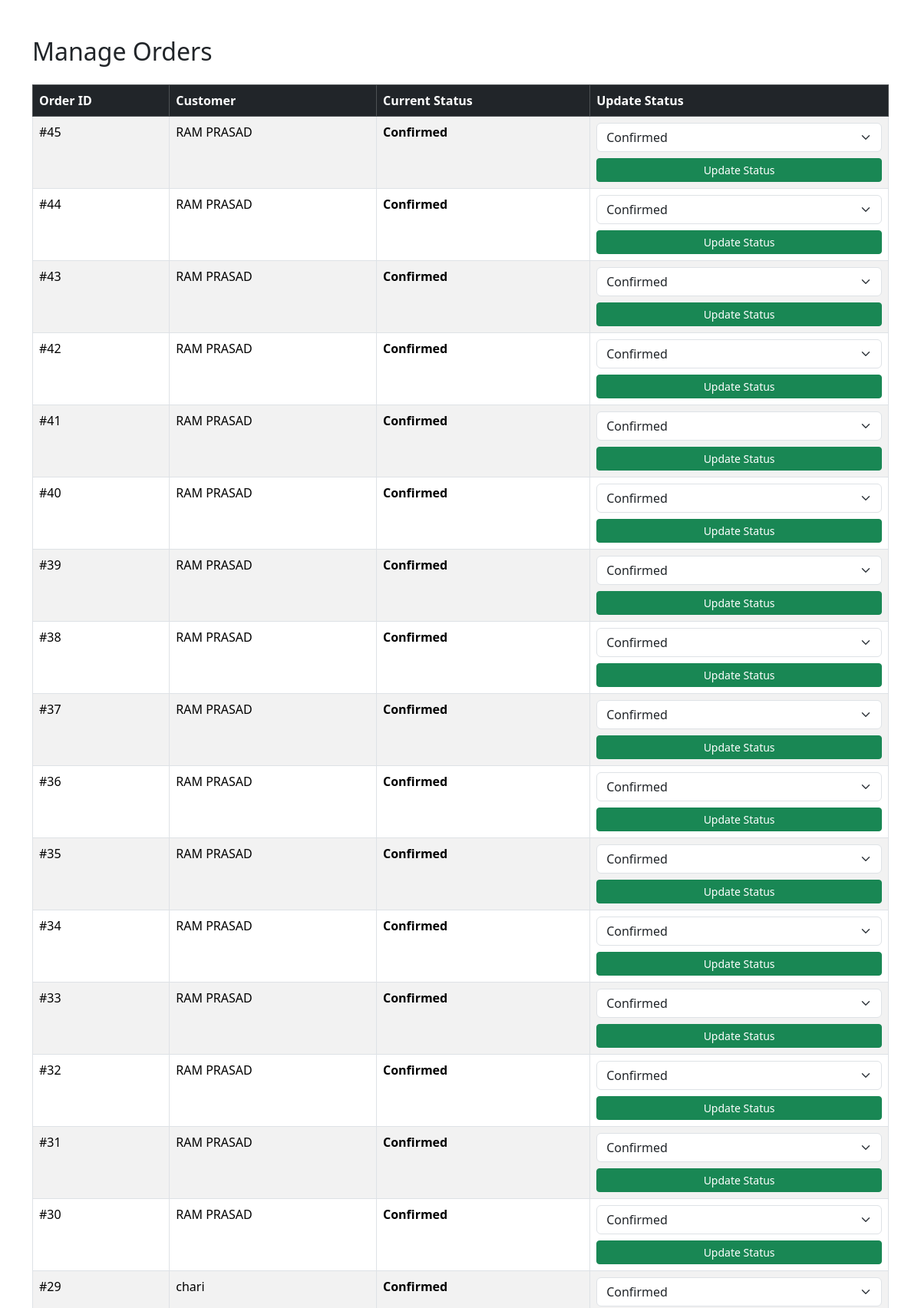
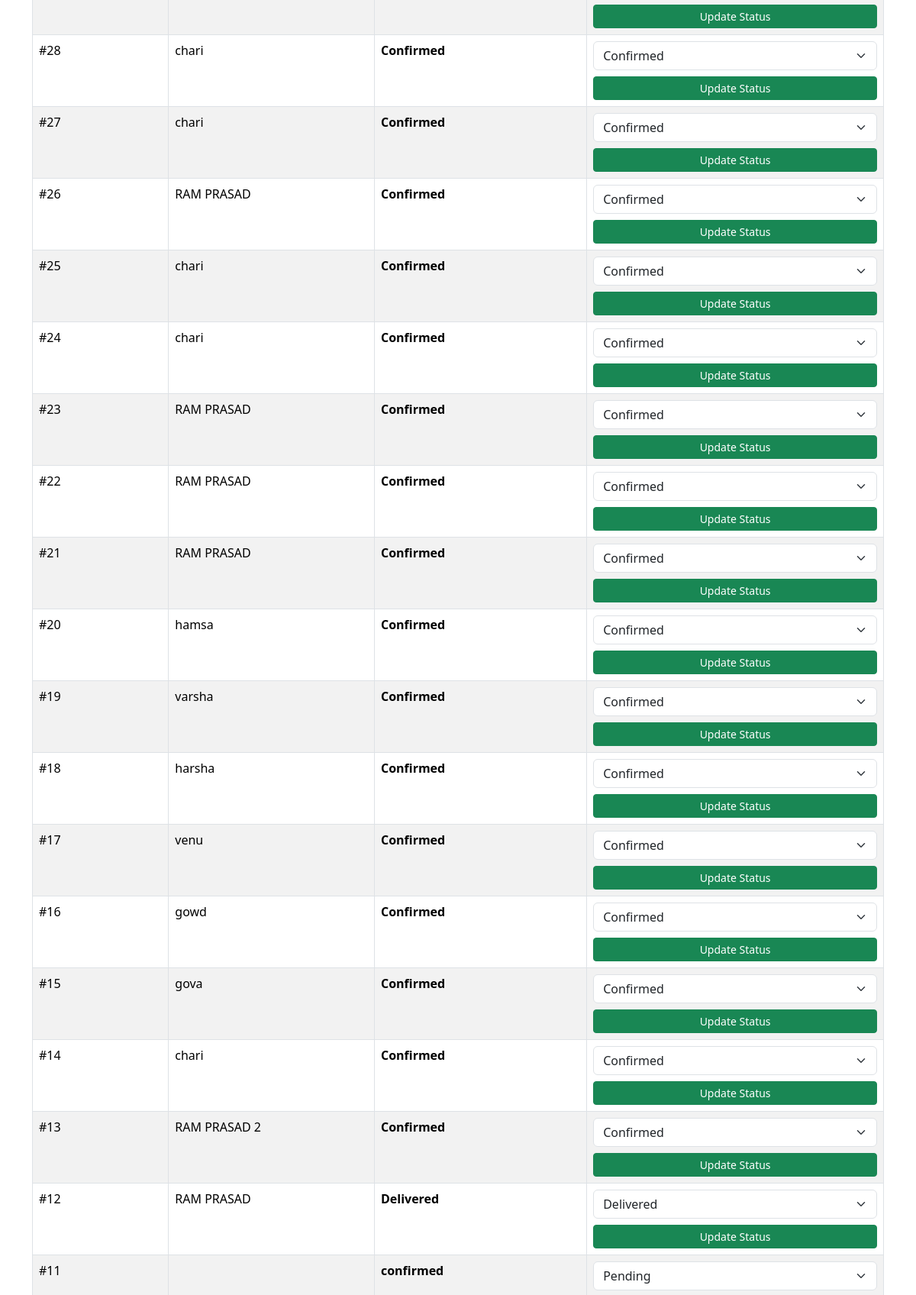
/manage-orders/ (signed in, upper part), run on the app's committed database (2 pictures, top to bottom).
### store/models.py (models this page shows, shortened)
class Order(models.Model):
    STATUS_CHOICES = (
        ('Pending', 'Pending'),
        ('Confirmed', 'Confirmed'),
        ('Shipped', 'Shipped'),
        ('Delivered', 'Delivered'),
        ('Cancelled', 'Cancelled'),
    )
    user = models.ForeignKey(
        User,
        on_delete=models.CASCADE
    )
    customer_name = models.CharField(
        max_length=100,
        blank=True,
        null=True,
        default=""
    )
    address = models.TextField(
        blank=True,
        null=True,
        default=""
    )
    phone = models.CharField(
        max_length=15,
        blank=True,
        null=True,
        default=""
    )
    payment_method = models.CharField(
        max_length=50,
        blank=True,
        null=True,
        default=""
    )
    created_at = models.DateTimeField(
        auto_now_add=True
    )
    status = models.CharField(
        max_length=20,
        choices=STATUS_CHOICES,
        default='Pending'
    )
    email = models.EmailField()

### store/views.py (the view)
# urls.py: path("manage-orders/", views.manage_orders, name="manage_orders"),
@staff_member_required
def manage_orders(request):
    orders = Order.objects.all().order_by("-created_at")
    return render(
        request,
        "manage_orders.html",
        {
            "orders": orders
        }
    )

### store/templates/manage_orders.html (shortened to what this page needs)
<!DOCTYPE html>
<html>
<head>
    <link href="https://cdn.jsdelivr.net/npm/bootstrap@5.3.3/dist/css/bootstrap.min.css" rel="stylesheet">
</head>
<body>
<div class="container mt-5">
    <h2 class="mb-4">Manage Orders</h2>
    <table class="table table-bordered table-striped">
        <thead class="table-dark">
            <tr>
                <th>Order ID</th>
                <th>Customer</th>
                <th>Current Status</th>
                <th>Update Status</th>
            </tr>
        </thead>
        <tbody>
        {% for order in orders %}
            <tr>
                <td>#{{ order.id }}</td>
                <td>{{ order.customer_name }}</td>
                <td>
                    <strong>{{ order.status }}</strong>
                </td>
                <td>
                    <form method="POST" action="{% url 'update_order_status' order.id %}">
                        <select name="status" class="form-select mb-2">
                            <option value="Pending"
                            {% if order.status == "Pending" %}selected{% endif %}>
                                Pending
                            </option>
                            <option value="Confirmed"
                            {% if order.status == "Confirmed" %}selected{% endif %}>
                                Confirmed
                            </option>
                            <option value="Delivered"
                            {% if order.status == "Delivered" %}selected{% endif %}>
                                Delivered
                            </option>
                        </select>
                        <button type="submit" class="btn btn-success btn-sm w-100">
                            Update Status
                        </button>
                    </form>
                </td>
            </tr>
        {% empty %}
            <tr>
                <td colspan="4" class="text-center">
                    No Orders Found
                </td>
            </tr>
        {% endfor %}
        </tbody>
    </table>
</div>
</body>
</html>

### data on the page
Order: id "45", customer_name "RAM PRASAD", status "Confirmed"
Order: id "44", customer_name "RAM PRASAD", status "Confirmed"
Order: id "43", customer_name "RAM PRASAD", status "Confirmed"
Order: id "42", customer_name "RAM PRASAD", status "Confirmed"
Order: id "41", customer_name "RAM PRASAD", status "Confirmed"
Order: id "40", customer_name "RAM PRASAD", status "Confirmed"
Order: id "39", customer_name "RAM PRASAD", status "Confirmed"
Order: id "38", customer_name "RAM PRASAD", status "Confirmed"
Order: id "37", customer_name "RAM PRASAD", status "Confirmed"
Order: id "36", customer_name "RAM PRASAD", status "Confirmed"
Order: id "35", customer_name "RAM PRASAD", status "Confirmed"
Order: id "34", customer_name "RAM PRASAD", status "Confirmed"
Order: id "33", customer_name "RAM PRASAD", status "Confirmed"
Order: id "32", customer_name "RAM PRASAD", status "Confirmed"
Order: id "31", customer_name "RAM PRASAD", status "Confirmed"
Order: id "30", customer_name "RAM PRASAD", status "Confirmed"
Order: id "29", customer_name "chari", status "Confirmed"
Order: id "28", customer_name "chari", status "Confirmed"
Order: id "27", customer_name "chari", status "Confirmed"
Order: id "26", customer_name "RAM PRASAD", status "Confirmed"
Order: id "25", customer_name "chari", status "Confirmed"
Order: id "24", customer_name "chari", status "Confirmed"
Order: id "23", customer_name "RAM PRASAD", status "Confirmed"
Order: id "22", customer_name "RAM PRASAD", status "Confirmed"
Order: id "21", customer_name "RAM PRASAD", status "Confirmed"
Order: id "20", customer_name "hamsa", status "Confirmed"
Order: id "19", customer_name "varsha", status "Confirmed"
Order: id "18", customer_name "harsha", status "Confirmed"
Order: id "17", customer_name "venu", status "Confirmed"
Order: id "16", customer_name "gowd", status "Confirmed"
Order: id "15", customer_name "gova", status "Confirmed"
Order: id "14", customer_name "chari", status "Confirmed"
Order: id "13", customer_name "RAM PRASAD 2", status "Confirmed"
Order: id "12", customer_name "RAM PRASAD", status "Delivered"
Order: id "11", status "confirmed"
